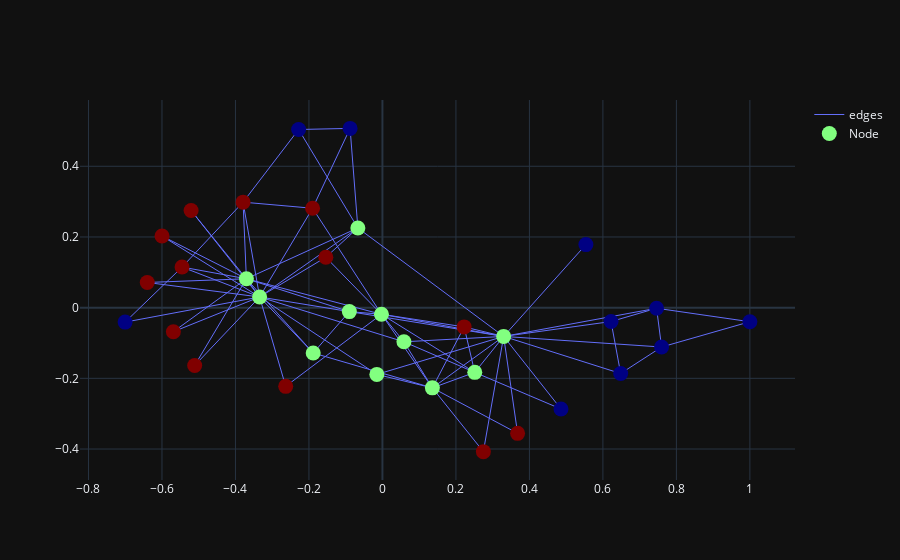

Notebook code for this chart:
### Markdown cell above
## K-Medoids Clustering

### Code cell
%%timeit -n1 -r1
df = other_sims.kmedoid_clustering2(target_G, RDD.get_rdd_matrix(target_G, target_rad, measures.global_graph_degree), target_clusters)
fig = visualize.visualize_rdd_kmedoid(target_G, target_rad, target_measure, pos, target_clusters)
fig.show()
df = df.sort_values('cluster')
# print(df)1

clusters = df_to_cluster_list(df)
result = nx.algorithms.community.modularity(target_G, clusters)
print(result)

### Figure 1 — Plotly figure (JSON) as saved in the notebook; plotly's stock layout.template omitted (floating-point values rounded to 4 significant figures; data arrays with more than 128 entries replaced by an {"elided": "..."} marker saying what was removed)
{"data": [{"line": {"width": 1}, "marker": {"color": [1, 1, 1, 1, 0, 0, 0, 2, 1, 2, 0, 0, 0, 1, 2, 2, 0, 2, 2, 1, 2, 2, 2, 2, 0, 0, 0, 2, 2, 2, 1, 1, 1, 1], "colorscale": [[0, "rgb(0,0,131)"], [0.2, "rgb(0,60,170)"], [0.4, "rgb(5,255,255)"], [0.6, "rgb(255,255,0)"], [0.8, "rgb(250,0,0)"], [1, "rgb(128,0,0)"]], "size": 15}, "mode": "lines", "name": "edges", "type": "scatter", "uid": "5fee3d17-9f53-406b-b216-e0ac02fbcd0d", "x": {"elided": "234 float values"}, "y": {"elided": "234 float values"}}, {"customdata": {"elided": "34x6 float values"}, "hovertemplate": "node_name: %{customdata[0]} <br> radius: %{customdata[1]} <br> degree: %{customdata[2]} <br> cluster: %{customdata[3]} <br> nodes_x: %{customdata[4]} <br> nodes_y: %{customdata[5]} <br> ", "marker": {"color": [1, 1, 1, 1, 0, 0, 0, 2, 1, 2, 0, 0, 0, 1, 2, 2, 0, 2, 2, 1, 2, 2, 2, 2, 0, 0, 0, 2, 2, 2, 1, 1, 1, 1], "colorscale": [[0, "rgb(0,0,131)"], [0.2, "rgb(0,60,170)"], [0.4, "rgb(5,255,255)"], [0.6, "rgb(255,255,0)"], [0.8, "rgb(250,0,0)"], [1, "rgb(128,0,0)"]], "size": 15}, "mode": "markers", "name": "Node", "text": [1, 2, 3, 4, 5, 6, 7, 8, 9, 10, 11, 12, 13, 14, 15, 16, 17, 18, 19, 20, 21, 22, 23, 24, 25, 26, 27, 28, 29, 30, 31, 32, 33, 34], "type": "scatter", "uid": "c9b1c27a-4616-4bbd-9cec-95c38201e552", "x": [0.3299, 0.1359, -0.002613, 0.2513, 0.6484, 0.7461, 0.7597, 0.2224, -0.09008, -0.2633, 0.6221, 0.5537, 0.4859, 0.05853, -0.5689, -0.511, 1, 0.2747, -0.64, -0.01524, -0.5207, 0.3679, -0.5998, -0.3793, -0.08802, -0.2281, -0.7003, -0.1901, -0.1541, -0.5453, -0.1884, -0.06689, -0.3702, -0.3343], "y": [-0.08139, -0.227, -0.01871, -0.1831, -0.1863, -0.001729, -0.1114, -0.05449, -0.01124, -0.2226, -0.03931, 0.1784, -0.2867, -0.09664, -0.068, -0.1636, -0.03982, -0.4074, 0.07121, -0.1888, 0.2749, -0.3556, 0.2026, 0.2985, 0.5073, 0.504, -0.04095, 0.2813, 0.1425, 0.1148, -0.1283, 0.2255, 0.08173, 0.03023]}], "layout": {"autosize": true, "dragmode": "pan", "xaxis": {"autorange": true, "range": [-0.8263, 1.126], "type": "linear"}, "yaxis": {"autorange": true, "range": [-0.5007, 0.6005], "type": "linear"}}}
